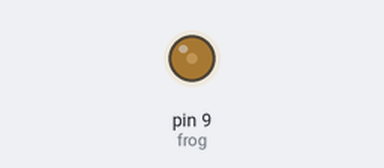
The sketch below on a simulated Arduino Uno, built with avr-gcc and run on an emulated ATmega328P. Parts: output pins drawn as LEDs (lit = HIGH).

Above: at 6.55 s.
At 19.0 s:
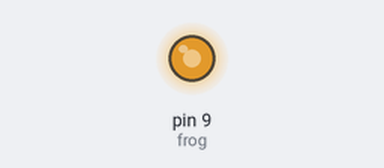
At 23.3 s:
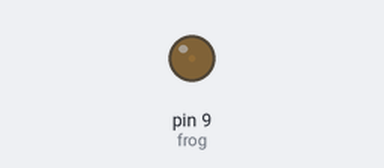
At 38.43 s:
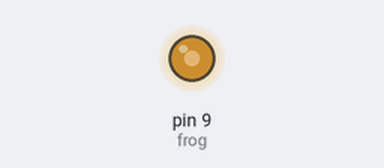
Timing chart, 0 to 40.0 s (numbered marks = the images above):
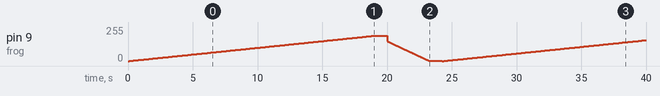

The sketch:

dimlight.ino
```cpp
int rr =150;
int frog = 9;
void setup() {
  // put your setup code here, to run once:
pinMode(frog,OUTPUT);
}

void loop() {
  // put your main code here, to run repeatedly:
for (int yy=0; yy<190; yy++){
   analogWrite(frog,yy);
   delay(100);
}
delay(1000);
for (rr >0;--rr;){
   analogWrite(frog,rr);
   delay(22);
}
delay(1000);
}
```

Measured:
- by itself, pin 9 (frog): 0/255 → 1/255 at 0.10 s, → 2/255 0.10 s later, → 3/255 0.10 s later, → 4/255 0.10 s later, … (496 changes in this stretch)
